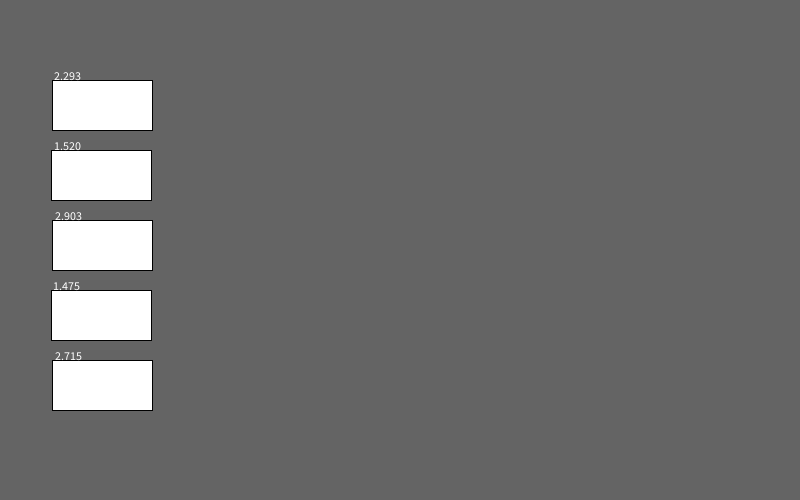
Frame 1 (no input)
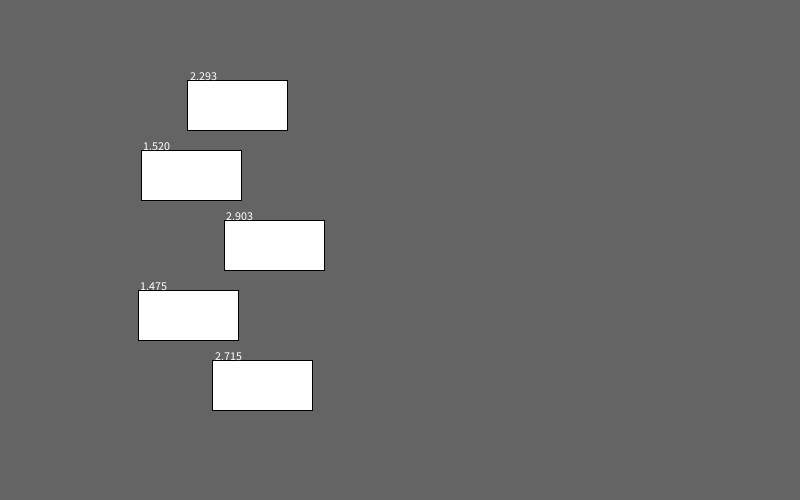
Frame 60 (the mouse pressed at the canvas centre just before this capture)
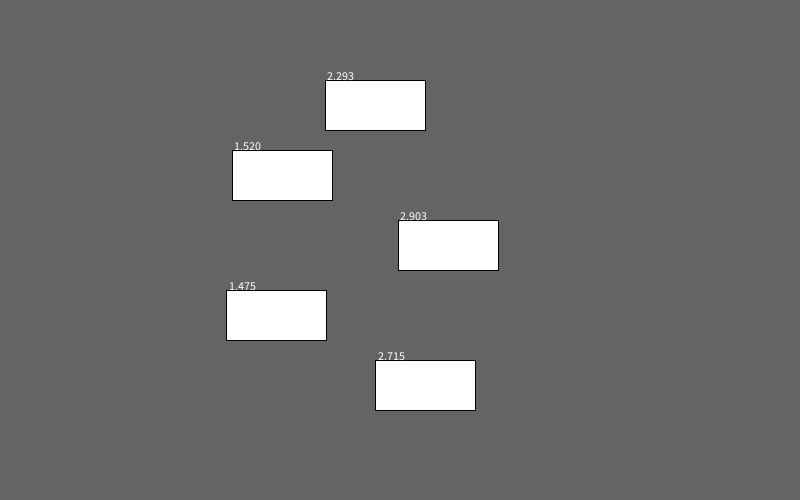
Frame 120 (the mouse held since frame 60 and released just before this capture)

The Processing sketch that drew these frames (run headless with seeded random() and noise(); from frame 60 on, the mouse is pressed at the canvas centre):

// Processing sketch: sketch_6_14_arreglos4_sprites_imagenes
// ── sketch_6_14_arreglos4_sprites_imagenes.pde

// dos arreglos para manejar caracteristicas de objetos similares pero independientes

float[] vel = new float[5];  //velocidad
float[] x =  new float[5];   //posicion

void setup(){
  size( 800, 500 );
  
  for( int i = 0 ; i < vel.length ; i++ ){
    vel[i] = random( 1, 3 );
    println( vel[i] );
    x[i] = 50;
    println( x[i] );    
  }

}

void draw(){
  background( 100 );
  
  for( int n = 0 ; n < 5 ; n++ ){
    //actualizo posición x sumando velocidad
    x[n] += vel[n];
    //dibujo los cinco autos
    rect( x[n], n * 70 + 80, 100, 50 );
    //imprimo el valor de vel correspondiente
    text( vel[n], x[n], n * 70 + 80 );
  }

}
